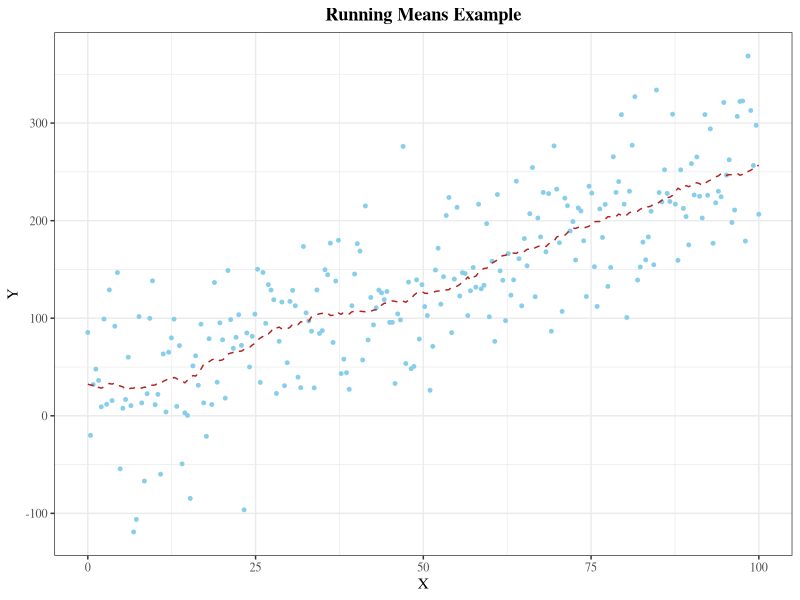

The R script that drew this image:
## ---- chunk 1
###################################### R ######################################
# Create function for running mean:
running_mean <- function(x, y, h) {
    # Arrange the data from lowest x_i to sample max
    dat <- dplyr::arrange(data.frame(x = x, y = y), x)
    x_sorted <- dat$x
    running_means <- numeric(nrow(dat))
    # For each x_i, calculate the mean y value within the window (+- h)
    for (i in 1:nrow(dat)) {
        running_mean <- mean(dat[abs(dat$x - x_sorted[i]) <= h, "y"])
        running_means[i] <- running_mean
    }
    return(running_means)
}

# Test the function with dummy data
set.seed(42)
n <- 250
h <- 10
x <- seq(0, 100, length.out = n)
y <- 10 + 2.5 * x + rnorm(n, 0, 55) # simulate a regression model
r_means <- running_mean(x, y, h)
dat <- data.frame(x = x, y = y, r_means = r_means)

# Build the plot
r_means_example <- ggplot2::ggplot(dat) +
    ggplot2::geom_point(ggplot2::aes(x = x, y = y), col = "skyblue", size = 1) +
    ggplot2::geom_line(
        ggplot2::aes(x = x, y = r_means),
        col = "firebrick", lty = 2
    ) +
    ggplot2::labs(x = "X", y = "Y", title = "Running Means Example") +
    ggplot2::theme_bw() +
    ggplot2::theme(
        text = ggplot2::element_text(family = "serif"),
        plot.title = ggplot2::element_text(hjust = .5, face = "bold")
    )
###############################################################################
## ---- chunk 2
###################################### R ######################################
r_means_example
###############################################################################
